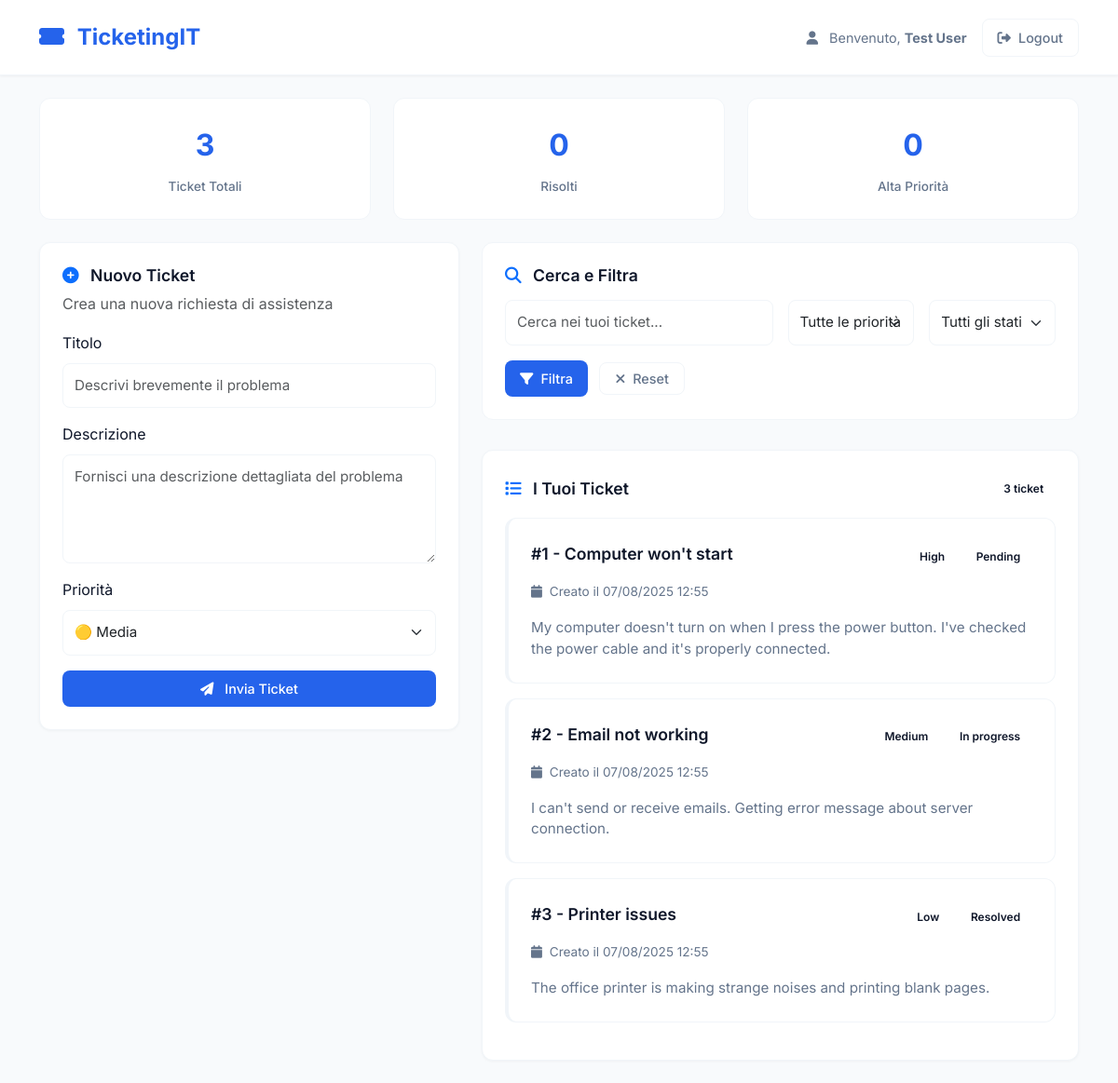
/user_dashboard.php (signed in), run on the app's committed database.
### tables this page shows
CREATE TABLE tickets (
    id INT PRIMARY KEY AUTO_INCREMENT,
    user_id INT NOT NULL,
    title VARCHAR(255) NOT NULL,
    description TEXT NOT NULL,
    priority ENUM('low', 'medium', 'high', 'urgent') DEFAULT 'medium',
    status ENUM('pending', 'in_progress', 'resolved', 'closed') DEFAULT 'pending',
    created_at TIMESTAMP DEFAULT CURRENT_TIMESTAMP,
    updated_at TIMESTAMP DEFAULT CURRENT_TIMESTAMP ON UPDATE CURRENT_TIMESTAMP,
    resolved_at TIMESTAMP NULL,
    admin_notes TEXT NULL,
    FOREIGN KEY (user_id) REFERENCES users(id) ON DELETE CASCADE,
    INDEX idx_user_id (user_id),
    INDEX idx_status (status),
    INDEX idx_priority (priority),
    INDEX idx_created_at (created_at)
);

### user_dashboard.php (the view, shortened to what this page needs)
<?php
require_once 'email_notifications.php';
$search = $_GET['search'] ?? '';
$where_conditions = ["user_id = ?"];
$params = [$_SESSION['user_id']];
$where_clause = implode(' AND ', $where_conditions);
$stmt = $pdo->prepare("SELECT * FROM tickets WHERE $where_clause ORDER BY created_at DESC");
$stmt->execute($params);
$tickets = $stmt->fetchAll();
$stats_stmt = $pdo->prepare("
    SELECT
        COUNT(*) as total,
        SUM(CASE WHEN status = 'risolto' THEN 1 ELSE 0 END) as resolved,
        SUM(CASE WHEN priority = 'alta' THEN 1 ELSE 0 END) as `high_priority`
    FROM tickets WHERE user_id = ?
");
$stats_stmt->execute([$_SESSION['user_id']]);
$stats = $stats_stmt->fetch();
?>
<!DOCTYPE html>
<html lang="it">
<head>
    <link href="https://cdn.jsdelivr.net/npm/bootstrap@5.3.0/dist/css/bootstrap.min.css" rel="stylesheet">
    <link href="https://cdnjs.cloudflare.com/ajax/libs/font-awesome/6.4.0/css/all.min.css" rel="stylesheet">
</head>
<body>
    <nav class="navbar navbar-expand-lg navbar-clean">
        <div class="container">
            <a class="navbar-brand" href="index.php">
                <i class="fas fa-ticket-alt me-2"></i>
                TicketingIT
            </a>
            <div class="d-flex align-items-center gap-3">
                <div class="user-info">
                    <i class="fas fa-user me-2"></i>
                    Benvenuto, <strong><?= htmlspecialchars($_SESSION['name']) ?></strong>
                </div>
                <a href="logout.php" class="btn-outline-clean">
                    <i class="fas fa-sign-out-alt me-2"></i>Logout
                </a>
            </div>
        </div>
    </nav>
    <div class="container mt-4">
        <div class="row g-4 mb-4">
            <div class="col-md-4">
                <div class="stats-card">
                    <span class="stats-number"><?= $stats['total'] ?></span>
                    <div class="stats-label">Ticket Totali</div>
                </div>
            </div>
            <div class="col-md-4">
                <div class="stats-card">
                    <span class="stats-number"><?= $stats['resolved'] ?></span>
                    <div class="stats-label">Risolti</div>
                </div>
            </div>
            <div class="col-md-4">
                <div class="stats-card">
                    <span class="stats-number"><?= $stats['high_priority'] ?></span>
                    <div class="stats-label">Alta Priorità</div>
                </div>
            </div>
        </div>
        <div class="row g-4">
            <div class="col-lg-5">
                <div class="card-clean">
                    <h3 class="card-title">
                        <i class="fas fa-plus-circle me-2 text-primary"></i>
                        Nuovo Ticket
                    </h3>
                    <p class="text-muted mb-3">Crea una nuova richiesta di assistenza</p>
                    <form method="POST">
                        <div class="mb-3">
                            <label for="title" class="form-label">Titolo</label>
                            <input type="text" class="form-control" id="title" name="title"
                                   placeholder="Descrivi brevemente il problema" required>
                        </div>
                        <div class="mb-3">
                            <label for="description" class="form-label">Descrizione</label>
                            <textarea class="form-control" id="description" name="description" rows="4"
                                      placeholder="Fornisci una descrizione dettagliata del problema" required></textarea>
                        </div>
                        <div class="mb-3">
                            <label for="priority" class="form-label">Priorità</label>
                            <select class="form-select" id="priority" name="priority">
                                <option value="media" selected>🟡 Media</option>
                            </select>
                        </div>
                        <button type="submit" name="create_ticket" class="btn-clean w-100">
                            <i class="fas fa-paper-plane me-2"></i>
                            Invia Ticket
                        </button>
                    </form>
                </div>
            </div>
            <div class="col-lg-7">
                <div class="search-container">
                    <h4 class="search-title">
                        <i class="fas fa-search me-2 text-primary"></i>
                        Cerca e Filtra
                    </h4>
                    <form method="GET" class="row g-3">
                        <div class="col-md-6">
                            <input type="text" name="search" class="form-control"
                                   placeholder="Cerca nei tuoi ticket..."
                                   value="<?= htmlspecialchars($search) ?>">
                        </div>
                        <div class="col-md-3">
                            <select name="priority" class="form-select">
                                <option value="">Tutte le priorità</option>
                            </select>
                        </div>
                        <div class="col-md-3">
                            <select name="status" class="form-select">
                                <option value="">Tutti gli stati</option>
                            </select>
                        </div>
                        <div class="col-12">
                            <button type="submit" class="btn-clean me-2">
                                <i class="fas fa-filter me-2"></i>Filtra
                            </button>
                            <a href="user_dashboard.php" class="btn-outline-clean">
                                <i class="fas fa-times me-2"></i>Reset
                            </a>
                        </div>
                    </form>
                </div>
                <div class="card-clean">
                    <div class="d-flex justify-content-between align-items-center mb-3">
                        <h4 class="card-title mb-0">
                            <i class="fas fa-list me-2 text-primary"></i>
                            I Tuoi Ticket
                        </h4>
                        <span class="badge-clean badge-secondary"><?= count($tickets) ?> ticket</span>
                    </div>
                    <?php if (empty($tickets)): ?>
                        <div class="text-center py-4">
                            <i class="fas fa-inbox fa-3x text-muted mb-3"></i>
                            <h6 class="text-muted">Nessun ticket trovato</h6>
                            <p class="text-muted">Non hai ancora creato ticket o nessun ticket corrisponde ai filtri.</p>
                        </div>
                    <?php else: ?>
                        <?php foreach ($tickets as $ticket): ?>
                            <div class="ticket-item priority-<?= $ticket['priority'] ?>">
                                <div class="d-flex justify-content-between align-items-start mb-2">
                                    <div class="ticket-title">
                                        #<?= $ticket['id'] ?> - <?= htmlspecialchars($ticket['title']) ?>
                                    </div>
                                    <div class="d-flex gap-2">
                                        <span class="badge-clean badge-<?= $ticket['priority'] ?>">
                                            <?= ucfirst($ticket['priority']) ?>
                                        </span>
                                        <span class="badge-clean badge-<?= $ticket['status'] ?>">
                                            <?= ucfirst(str_replace('_', ' ', $ticket['status'])) ?>
                                        </span>
                                    </div>
                                </div>
                                <div class="ticket-meta">
                                    <i class="fas fa-calendar me-1"></i>
                                    Creato il <?= date('d/m/Y H:i', strtotime($ticket['created_at'])) ?>
                                </div>
                                <div class="ticket-description">
                                    <?= htmlspecialchars(substr($ticket['description'], 0, 150)) ?><?= strlen($ticket['description']) > 150 ? '...' : '' ?>
                                </div>
                            </div>
                        <?php endforeach; ?>
                    <?php endif; ?>
                </div>
            </div>
        </div>
    </div>
</body>
</html>

### user_dashboard.php (style rules this page uses)
:root { --primary-color: #2563eb; --secondary-color: #64748b; --accent-color: #0ea5e9; --success-color: #10b981; --warning-color: #f59e0b; --danger-color: #ef4444; --gray-50: #f8fafc; --gray-100: #f1f5f9; --gray-900: #0f172a; }
body { font-family: 'Inter', sans-serif; background: var(--gray-50); color: var(--gray-900); line-height: 1.6; }
.navbar-clean { background: white; border-bottom: 1px solid var(--gray-100); box-shadow: 0 1px 3px rgba(0, 0, 0, 0.05); padding: 1rem 0; }
.navbar-brand { font-weight: 700; color: var(--primary-color) !important; font-size: 1.5rem; }
.user-info { color: var(--secondary-color); font-size: 0.9rem; }
.btn-clean { background: var(--primary-color); border: none; border-radius: 8px; padding: 0.5rem 1rem; color: white; text-decoration: none; font-weight: 500; transition: all 0.2s ease; font-size: 0.9rem; }
.btn-outline-clean { border: 1px solid var(--gray-100); color: var(--secondary-color); background: white; border-radius: 8px; padding: 0.5rem 1rem; text-decoration: none; font-weight: 500; transition: all 0.2s ease; font-size: 0.9rem; }
.card-clean { background: white; border: 1px solid var(--gray-100); border-radius: 12px; padding: 1.5rem; box-shadow: 0 1px 3px rgba(0, 0, 0, 0.04); transition: all 0.3s ease; margin-bottom: 1.5rem; }
.card-title { font-size: 1.1rem; font-weight: 600; color: var(--gray-900); margin-bottom: 0.5rem; }
.form-control { border: 1px solid var(--gray-100); border-radius: 8px; padding: 0.75rem; font-size: 0.95rem; transition: all 0.2s ease; }
.form-select { border: 1px solid var(--gray-100); border-radius: 8px; padding: 0.75rem; font-size: 0.95rem; }
.stats-card { background: white; border: 1px solid var(--gray-100); border-radius: 12px; padding: 1.5rem; text-align: center; transition: all 0.3s ease; }
.stats-number { font-size: 2rem; font-weight: 700; color: var(--primary-color); display: block; margin-bottom: 0.5rem; }
.stats-label { color: var(--secondary-color); font-size: 0.85rem; font-weight: 500; }
.ticket-item { background: white; border: 1px solid var(--gray-100); border-radius: 12px; padding: 1.5rem; margin-bottom: 1rem; transition: all 0.3s ease; border-left: 4px solid var(--gray-100); }
.ticket-title { font-size: 1.1rem; font-weight: 600; color: var(--gray-900); margin-bottom: 0.5rem; }
.ticket-meta { color: var(--secondary-color); font-size: 0.85rem; margin-bottom: 1rem; }
.ticket-description { color: var(--secondary-color); font-size: 0.95rem; line-height: 1.5; }
.badge-clean { padding: 0.4rem 0.8rem; border-radius: 20px; font-size: 0.75rem; font-weight: 600; }
.search-container { background: white; border: 1px solid var(--gray-100); border-radius: 12px; padding: 1.5rem; margin-bottom: 2rem; }
.search-title { font-size: 1.1rem; font-weight: 600; color: var(--gray-900); margin-bottom: 1rem; }

### data on the page
tickets: id "1", title "Computer won't start", priority "High", status "Pending", created_at "07/08/2025 12:55", description "My computer doesn't turn on when I press the power button. I've checked the power cable and it's properly connected."
tickets: id "2", title "Email not working", priority "Medium", status "In progress", created_at "07/08/2025 12:55", description "I can't send or receive emails. Getting error message about server connection."
tickets: id "3", title "Printer issues", priority "Low", status "Resolved", created_at "07/08/2025 12:55", description "The office printer is making strange noises and printing blank pages."

### other printed values
$_SESSION['name'] "Test User"
$stats['total'] "3"
$stats['resolved'] "0"
$stats['high_priority'] "0"
count($tickets) "3"
